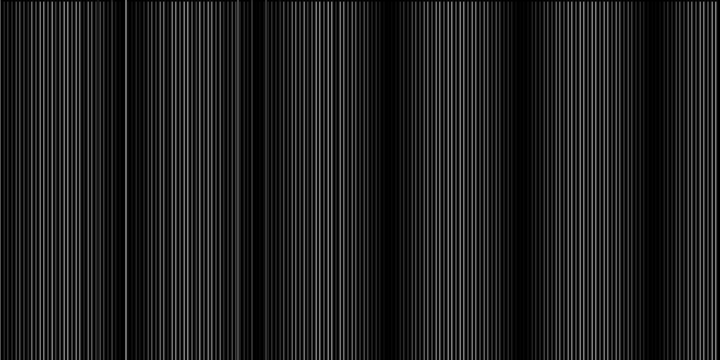
Frame 1 (no input)
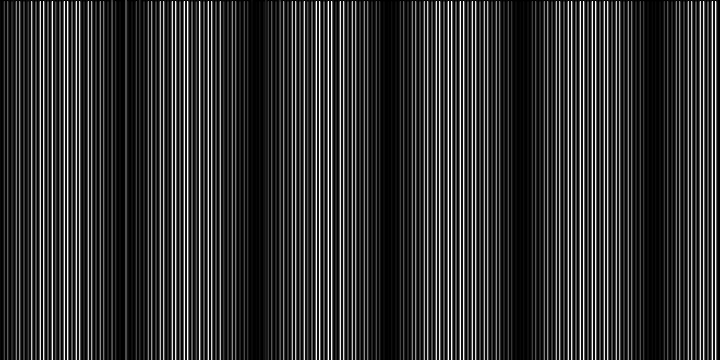
Frame 60 (no input)
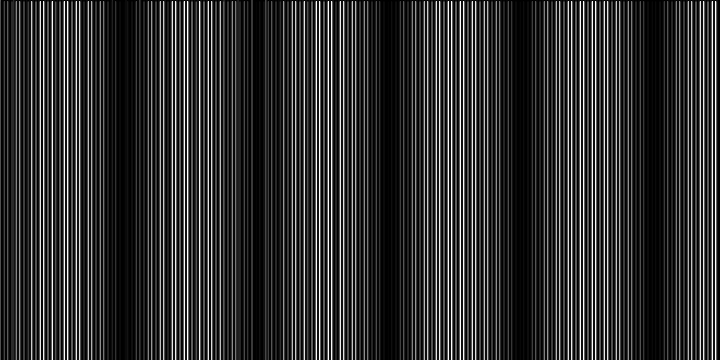
Frame 120 (the mouse pressed at the canvas centre since frame 60)

The p5.js sketch that drew these frames (run headless with seeded random() and noise() and a simulated clock; from frame 60 on, the mouse is pressed at the canvas centre):

// p5.js sketch
// ── sketch.js
let coswave = [];

function setup() {
  createCanvas(720, 360);
  for (let i = 0; i < width; i++) {
    let amount = map(i, 10, width, 20, PI);
    coswave[i] = abs(cos(amount));
  }
  background(0);
  // noLoop();

  var i;
  for (i= 4; i < 80; i+= 6){
    console.log(i);
  }
}

function draw() {
  let y1 = 0;
  let y2 = height*2;
  for (let i = 0; i < width; i += 4) {
    stroke(coswave[i] * 255);
    line(i, y1+2, i, y2*4);
  }

  y1 = y2;
  y2 = y1 - y1;
  for (let i = 0; i < width; i += 3) {
    stroke((coswave[i] * 100) /6);
    line(i, y1, i, y2);
  }

  y1 = y2;
  y2 = height;
  for (let i = 0; i < height; i += 14) {
    stroke((random(255),random(255),random(255)) - coswave[i] * 255);
    line(i, y1, i, y2);
  }
}

// source: https://p5js.org/examples/arrays-array.html
// ── index1.html
<!-- boilerplate p5 example -->
<!DOCTYPE html>

<html>

<head>
	<title> p5 sketch </title>
	<script src="https://cdnjs.cloudflare.com/ajax/libs/p5.js/0.8.0/p5.min.js"></script>
	<script src="https://cdnjs.cloudflare.com/ajax/libs/p5.js/0.8.0/addons/p5.dom.min.js"></script> 
	<link rel="stylesheet" type="text/css" href="style.css"> 
	<script src="sketch.js"></script>

</head>

<body>
	<h1> Week 5, Day 7 </h1>
	<div id="sketch-holder"></div>
</body>

<footer>
	<a href="../../index.html"> back to home </a>
</footer>



</html>
